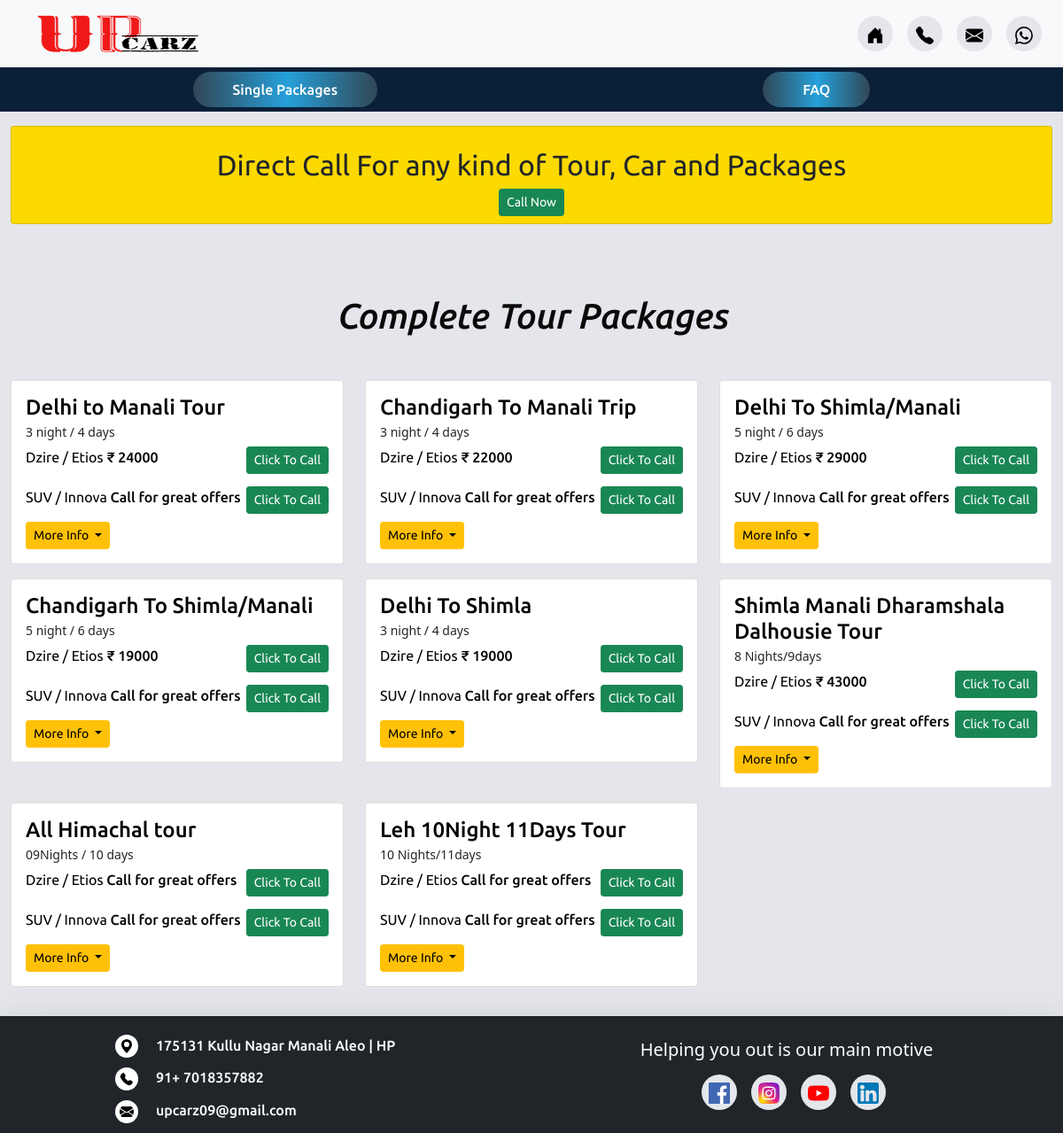
The page /tour_packages.php on the database its author committed.
### tables this page shows
CREATE TABLE `tour_packages` (
  `id` int(11) NOT NULL,
  `title` varchar(255) NOT NULL,
  `period` varchar(255) DEFAULT NULL,
  `sedan_rate` varchar(255) DEFAULT NULL,
  `suv_rate` varchar(255) DEFAULT NULL,
  `tempo_rate` varchar(255) DEFAULT NULL,
  `more_info` text NOT NULL,
  `update_date` datetime NOT NULL DEFAULT current_timestamp()
);

### tour_packages.php (the view, shortened to what this page needs)
<!doctype html>
<html lang="en">
  <head>
    <link href="https://cdn.jsdelivr.net/npm/bootstrap@5.0.1/dist/css/bootstrap.min.css" rel="stylesheet">
    <link rel="stylesheet" href="https://cdn.jsdelivr.net/npm/bootstrap-icons@1.5.0/font/bootstrap-icons.css">
    <link rel="stylesheet" href="css/tour_packages.css">
    <link rel="stylesheet" href="css/header.css">
    <link rel="stylesheet" href="css/footer.css">
    <link rel="stylesheet" href="css/our_team.css">
    <link rel="stylesheet" href="css/authority.css">
    <link rel="stylesheet" href="css/tour_packages_media_query.css">
  </head>
  <body>
    <?php
        include("partials/header.php");
    ?>
    <section id="section_main" class="mt-3">
        <div class="container-fluid">
                <div class="card text-center p-2 main_query_msg_div">
                    <h1 class="mt-3 main_query_msg"><?php echo $banner_msg; ?></h1>
                    <div class="">
                        <a href="tel:<?php echo $phone_number; ?>" class="btn btn-success btn-sm">Call Now</a>
                    </div>
                </div>
            <div id="tour_packages" class="row">
                <h1 class="heading">Complete Tour Packages</h1>
                <?php
                    include("partials/db.php");
                    $sql = "SELECT * FROM tour_packages ORDER BY id";
                    $result = $conn->query($sql);
                    if($result){
                        $row = $result->num_rows;
                        if($row ==0 ){
                            echo 'no result found';
                        }else{
                        while($data = $result->fetch_assoc()){
                            $title = $data['title'];
                            $period = $data['period'];
                            $sedan_rate = $data['sedan_rate'];
                            $suv_rate = $data['suv_rate'];
                            $tempo_rate = $data['tempo_rate'];
                            echo '<div class="col-md-6 col-lg-4 mt-3">
                                        <div class="card">
                                            <div class="card-body">
                                                <h5 class="card-title">'. $title .'</h5>
                                                <small class="period_text">'.$period.'</small>
                                                <div class="car_info">';
                                                    if($sedan_rate != 0 && $sedan_rate != null){
                                                        echo '<p class="card-text">Dzire / Etios <span class="price">₹ '.$sedan_rate.'</span> </p>';
                                                    }elseif($tempo_rate != 0 && $tempo_rate != null){
                                                        echo '<p class="card-text">12 Seater Tempo <span class="price">₹ '.$tempo_rate.'</span> </p>';
                                                    }else{
                                                        echo '<p class="card-text">Dzire / Etios <span class="price">Call for great offers</span> </p>';
                                                    }
                                                    echo '<div class="">
                                                    <a href="tel:'.$phone_number.'" class="btn btn-success btn-sm">Click To Call</a>
                                                </div>
                                                </div>
                                                <div class="car_info">';
                                                    if($suv_rate != 0 && $suv_rate != null){
                                                        echo '<p class="card-text">SUV / Innova <span class="price">₹ '.$suv_rate.'</span> </p>';
                                                    }else{
                                                        echo '<p class="card-text">SUV / Innova <span class="price">Call for great offers</span> </p>';
                                                    }
                                                    echo '<div class="">
                                                    <a href="tel:'.$phone_number.'" class="btn btn-success btn-sm">Click To Call</a>
                                                    </div>
                                                </div>
                                                <div class="dropdown ">
                                                    <a class="btn btn-warning btn-sm dropdown-toggle" href="#" role="button" id="dropdownMenuLink" data-bs-toggle="dropdown" aria-expanded="false">
                                                    More Info
                                                    </a>
                                                    <ul class="dropdown-menu px-4" aria-labelledby="dropdownMenuLink">';
                                                echo '</ul>
                                                </div>
                                            </div>
                                        </div>
                                    </div>';
                        }
                    }
                    }else{
                        echo 'sorry';
                    }
                ?>
            </div>
        </div>
    </section>
    <?php
        include("partials/footer.php");
    ?>
  </body>
</html>

### css/tour_packages.css (style rules this page uses)
:root { --body-bg-color: #E4E6EB; --font-family: 'Ubuntu', sans-serif; }
body { background-color: var(--body-bg-color); overflow-x: hidden; }
.heading { text-align: center; font-size: 2.5rem; margin-top: 5rem; margin-bottom: 2rem; color: #0A0A0A; font-family: var(--font-family); font-weight: 500; font-style: italic; }
.btn { font-family: var(--font-family); font-weight: 400; }
#section_main .card-body .card-title { font-family: var(--font-family); font-weight: 500; font-size: 1.5rem; color: #000; margin-bottom: 0px; }
#section_main .main_query_msg { font-family: var(--font-family); font-weight: 400; font-size: 2rem; }
#section_main .car_info { display: flex; justify-content: space-between; margin-top: 5px; }
#section_main .car_info p { font-family: var(--font-family); font-weight: 400; font-size: 1rem; color: #000; }
#section_main .car_info .price { font-family: var(--font-family); font-weight: 500; font-size: 1rem; color: #000; }

### css/header.css (style rules this page uses)
:root { --bg-secondary-color: #e4e6eb; --font-family: 'Ubuntu', sans-serif; }
.main_query_msg_div { background-color: #FCD900; animation-name: example; animation-duration: 4s; animation-iteration-count: infinite;*/. }

### css/footer.css (style rules this page uses)
:root { --bg-secondary-color: #e4e6eb; --font-family: 'Ubuntu', sans-serif; }

### rows shown on the page
tour_packages: title "Delhi to Manali Tour", period "3 night / 4 days", sedan_rate "24000", suv_rate "SUV / Innova"
tour_packages: title "Chandigarh To Manali Trip", period "3 night / 4 days", sedan_rate "22000", suv_rate "SUV / Innova"
tour_packages: title "Delhi To Shimla/Manali", period "5 night / 6 days", sedan_rate "29000", suv_rate "SUV / Innova"
tour_packages: title "Chandigarh To Shimla/Manali", period "5 night / 6 days", sedan_rate "19000", suv_rate "SUV / Innova"
tour_packages: title "Delhi To Shimla", period "3 night / 4 days", sedan_rate "19000", suv_rate "SUV / Innova"
tour_packages: title "Shimla Manali Dharamshala Dalhousie Tour", period "8 Nights/9days", sedan_rate "43000", suv_rate "SUV / Innova"
tour_packages: title "All Himachal tour", period "09Nights / 10 days", shows "Dzire / Etios"
tour_packages: title "Leh 10Night 11Days Tour", period "10 Nights/11days", shows "Dzire / Etios"

### other values the page prints
$banner_msg "Direct Call For any kind of Tour, Car and Packages"
